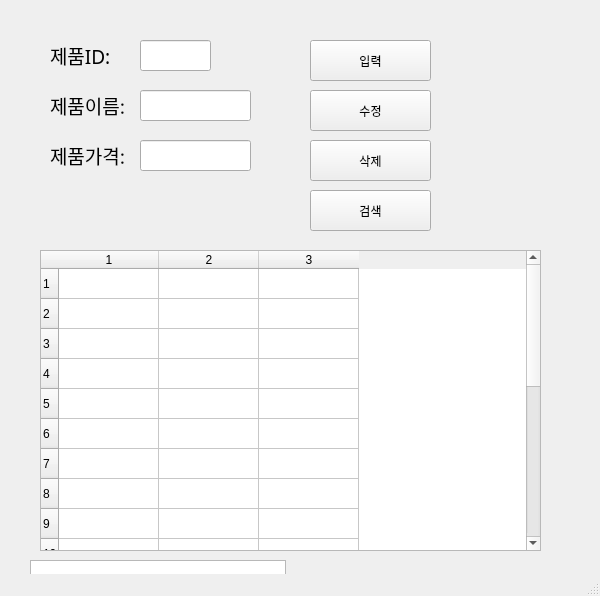
<?xml version="1.0" encoding="UTF-8"?>
<ui version="4.0">
 <class>MainWindow</class>
 <widget class="QMainWindow" name="MainWindow">
  <property name="geometry">
   <rect>
    <x>0</x>
    <y>0</y>
    <width>600</width>
    <height>596</height>
   </rect>
  </property>
  <property name="windowTitle">
   <string>MainWindow</string>
  </property>
  <widget class="QWidget" name="centralwidget">
   <widget class="QLabel" name="label">
    <property name="geometry">
     <rect>
      <x>50</x>
      <y>40</y>
      <width>81</width>
      <height>31</height>
     </rect>
    </property>
    <property name="font">
     <font>
      <family>맑은 고딕</family>
      <pointsize>14</pointsize>
     </font>
    </property>
    <property name="text">
     <string>제품ID:</string>
    </property>
   </widget>
   <widget class="QLabel" name="label_2">
    <property name="geometry">
     <rect>
      <x>50</x>
      <y>90</y>
      <width>81</width>
      <height>31</height>
     </rect>
    </property>
    <property name="font">
     <font>
      <family>맑은 고딕</family>
      <pointsize>14</pointsize>
     </font>
    </property>
    <property name="text">
     <string>제품이름:</string>
    </property>
   </widget>
   <widget class="QLabel" name="label_3">
    <property name="geometry">
     <rect>
      <x>50</x>
      <y>140</y>
      <width>81</width>
      <height>31</height>
     </rect>
    </property>
    <property name="font">
     <font>
      <family>맑은 고딕</family>
      <pointsize>14</pointsize>
     </font>
    </property>
    <property name="text">
     <string>제품가격:</string>
    </property>
   </widget>
   <widget class="QLineEdit" name="prodID">
    <property name="geometry">
     <rect>
      <x>140</x>
      <y>40</y>
      <width>71</width>
      <height>31</height>
     </rect>
    </property>
   </widget>
   <widget class="QLineEdit" name="prodName">
    <property name="geometry">
     <rect>
      <x>140</x>
      <y>90</y>
      <width>111</width>
      <height>31</height>
     </rect>
    </property>
   </widget>
   <widget class="QLineEdit" name="prodPrice">
    <property name="geometry">
     <rect>
      <x>140</x>
      <y>140</y>
      <width>111</width>
      <height>31</height>
     </rect>
    </property>
   </widget>
   <widget class="QPushButton" name="pushButton">
    <property name="geometry">
     <rect>
      <x>310</x>
      <y>40</y>
      <width>121</width>
      <height>41</height>
     </rect>
    </property>
    <property name="text">
     <string>입력</string>
    </property>
   </widget>
   <widget class="QPushButton" name="pushButton_2">
    <property name="geometry">
     <rect>
      <x>310</x>
      <y>90</y>
      <width>121</width>
      <height>41</height>
     </rect>
    </property>
    <property name="text">
     <string>수정</string>
    </property>
   </widget>
   <widget class="QPushButton" name="pushButton_3">
    <property name="geometry">
     <rect>
      <x>310</x>
      <y>140</y>
      <width>121</width>
      <height>41</height>
     </rect>
    </property>
    <property name="text">
     <string>삭제</string>
    </property>
   </widget>
   <widget class="QPushButton" name="pushButton_4">
    <property name="geometry">
     <rect>
      <x>310</x>
      <y>190</y>
      <width>121</width>
      <height>41</height>
     </rect>
    </property>
    <property name="text">
     <string>검색</string>
    </property>
   </widget>
   <widget class="QTableWidget" name="tableWidget">
    <property name="geometry">
     <rect>
      <x>40</x>
      <y>250</y>
      <width>501</width>
      <height>301</height>
     </rect>
    </property>
    <property name="rowCount">
     <number>20</number>
    </property>
    <property name="columnCount">
     <number>3</number>
    </property>
    <row/>
    <row/>
    <row/>
    <row/>
    <row/>
    <row/>
    <row/>
    <row/>
    <row/>
    <row/>
    <row/>
    <row/>
    <row/>
    <row/>
    <row/>
    <row/>
    <row/>
    <row/>
    <row/>
    <row/>
    <column/>
    <column/>
    <column/>
   </widget>
   <widget class="QTableWidget" name="tableWidget_2">
    <property name="geometry">
     <rect>
      <x>30</x>
      <y>560</y>
      <width>256</width>
      <height>192</height>
     </rect>
    </property>
   </widget>
  </widget>
  <widget class="QMenuBar" name="menubar">
   <property name="geometry">
    <rect>
     <x>0</x>
     <y>0</y>
     <width>600</width>
     <height>21</height>
    </rect>
   </property>
  </widget>
  <widget class="QStatusBar" name="statusbar"/>
 </widget>
 <resources/>
 <connections>
  <connection>
   <sender>pushButton</sender>
   <signal>clicked()</signal>
   <receiver>MainWindow</receiver>
   <slot>addProduct()</slot>
   <hints>
    <hint type="sourcelabel">
     <x>394</x>
     <y>72</y>
    </hint>
    <hint type="destinationlabel">
     <x>470</x>
     <y>95</y>
    </hint>
   </hints>
  </connection>
  <connection>
   <sender>pushButton_2</sender>
   <signal>clicked()</signal>
   <receiver>MainWindow</receiver>
   <slot>updateProduct()</slot>
   <hints>
    <hint type="sourcelabel">
     <x>418</x>
     <y>129</y>
    </hint>
    <hint type="destinationlabel">
     <x>470</x>
     <y>136</y>
    </hint>
   </hints>
  </connection>
  <connection>
   <sender>pushButton_3</sender>
   <signal>clicked()</signal>
   <receiver>MainWindow</receiver>
   <slot>removeProduct()</slot>
   <hints>
    <hint type="sourcelabel">
     <x>409</x>
     <y>175</y>
    </hint>
    <hint type="destinationlabel">
     <x>469</x>
     <y>183</y>
    </hint>
   </hints>
  </connection>
  <connection>
   <sender>pushButton_4</sender>
   <signal>clicked()</signal>
   <receiver>MainWindow</receiver>
   <slot>getProduct()</slot>
   <hints>
    <hint type="sourcelabel">
     <x>406</x>
     <y>219</y>
    </hint>
    <hint type="destinationlabel">
     <x>471</x>
     <y>229</y>
    </hint>
   </hints>
  </connection>
 </connections>
 <slots>
  <slot>addProduct()</slot>
  <slot>updateProduct()</slot>
  <slot>removeProduct()</slot>
  <slot>getProduct()</slot>
 </slots>
</ui>
